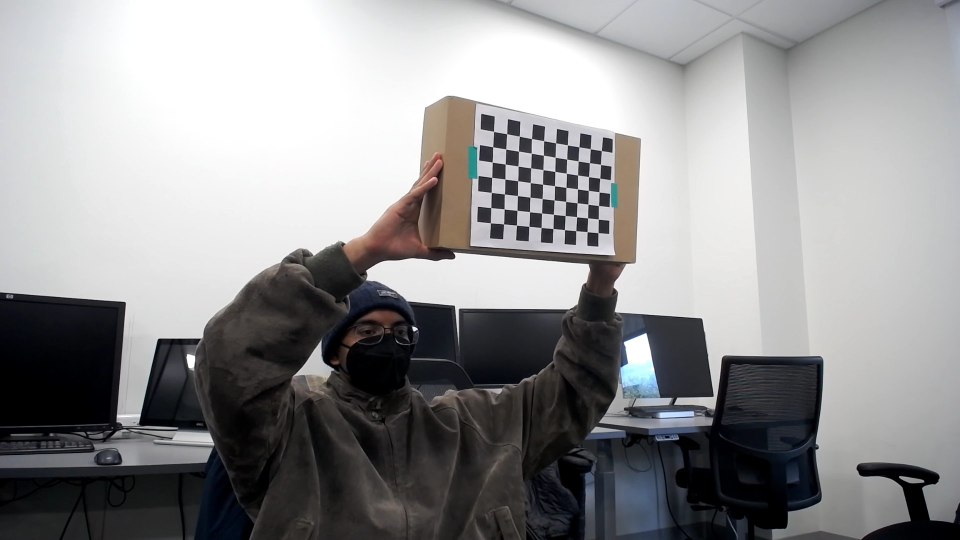
#> input picture src/projection/test3Dto2D/left.jpg, 1920 x 1080 px, given in place of the camera (shown at 1/2 size)
$ python allen_projection.py
#> lines starting #> are read from the running program, lines starting #| are printed output that depends on the picture; long printed decimals are rounded
import io
import json
import os
import time
import numpy as np
import cv2 as cv
from matplotlib import pyplot as plt
from tqdm import tqdm

# from zoedepth.models.builder import build_model
# from zoedepth.utils.config import get_config


# import ssl
# ssl._create_default_https_context = ssl._create_unverified_context
# https://gist.github.com/hprobotic/0dc912f69483c3bdf578d4315249820a


# Should have Cam 1 as VideoCapture(0), as Left Frame, connected to Left USB
# Should have Cam 2 as VideoCapture(1), as Right Frame, connected to Right USB
cams = {"1": 0, "2": 1}


# 1 Find camera calibration matrices (instrinsic, extrinsic) one time thing
# https://docs.opencv.org/4.x/dc/dbb/tutorial_py_calibration.html
# https://www.geeksforgeeks.org/camera-calibration-with-python-opencv/
# https://nikatsanka.github.io/camera-calibration-using-opencv-and-python.html


def take_calibration_images():
    for name in cams:
        if not os.path.exists(name):
            os.makedirs(name)
    cap1 = cv.VideoCapture(0)
    cap2 = cv.VideoCapture(1)
    for i in tqdm(range(10)):
        time.sleep(2)
        _, frame1 = cap1.read()
        _, frame2 = cap2.read()
        cv.imwrite("1/" + str(i) + ".jpg", frame1)
        cv.imwrite("2/" + str(i) + ".jpg", frame2)
#> this loop made 10 passes
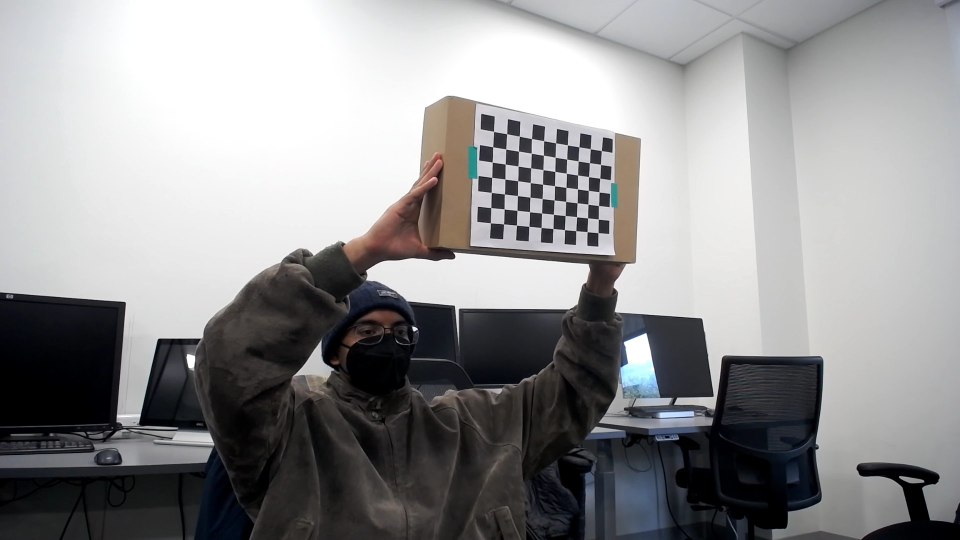
#> input picture src/projection/test3Dto2D/left.jpg, 1920 x 1080 px, given in place of the camera (shown at 1/2 size)


# https://github.com/IntelRealSense/librealsense/blob/master/doc/depth-from-stereo.md
# https://learnopencv.com/making-a-low-cost-stereo-camera-using-opencv/
def calibrate_cameras():
    for name in cams:
        if not os.path.exists(name + "_corners"):
            os.makedirs(name + "_corners")

    # termination criteria
    criteria = (cv.TERM_CRITERIA_EPS + cv.TERM_CRITERIA_MAX_ITER, 30, 0.001)
#> criteria = (3, 30, 0.001)

    # prepare object points, like (0,0,0), (1,0,0), (2,0,0) ....,(6,5,0)
    objp = np.zeros((7 * 10, 3), np.float32)
    objp[:, :2] = np.mgrid[0:7, 0:10].T.reshape(-1, 2)

    # Arrays to store object points and image points from all the images.
    objpoints = []  # 3d point in real world space
    imgpointsL = []  # 2d points in left image plane.
    imgpointsR = []  # 2d points in right image plane.

    for i in tqdm(range(10)):
        imgL = cv.imread("1/%d.jpg" % i)
        imgR = cv.imread("2/%d.jpg" % i)
        imgL_gray = cv.imread("1/%d.jpg" % i, 0)
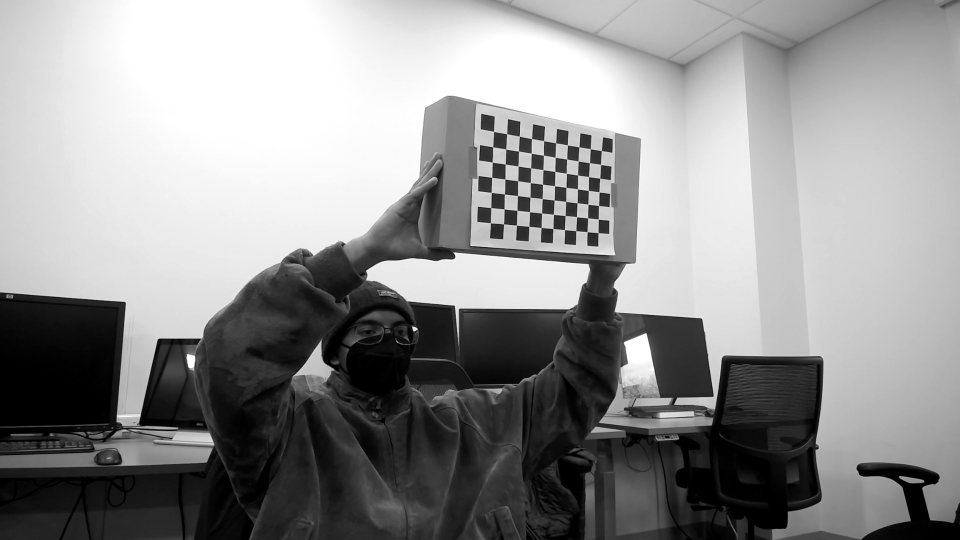
#> imgL_gray: shape (1080, 1920) (shown at 1/2 size); min 0, max 255, mean 144.8
        imgR_gray = cv.imread("2/%d.jpg" % i, 0)

        outputL = imgL.copy()
        outputR = imgR.copy()

        retR, cornersR = cv.findChessboardCorners(outputR, (7, 10), None)
#> retR = True; cornersR = 70 rows, first 8: [1203.4, 301.6], [1201.8, 329.6], [1199.8, 356.9], [1198.6, 384.6], [1197.6, 411.4], [1197.1, 438.7], [1196.5, 466], [1185, 302]
        retL, cornersL = cv.findChessboardCorners(outputL, (7, 10), None)
#> retL = True; cornersL has the same summary as cornersR

        if retR and retL:
            objpoints.append(objp)
            cv.cornerSubPix(imgR_gray, cornersR, (11, 11), (-1, -1), criteria)
            cv.cornerSubPix(imgL_gray, cornersL, (11, 11), (-1, -1), criteria)
            cv.drawChessboardCorners(outputR, (7, 10), cornersR, retR)
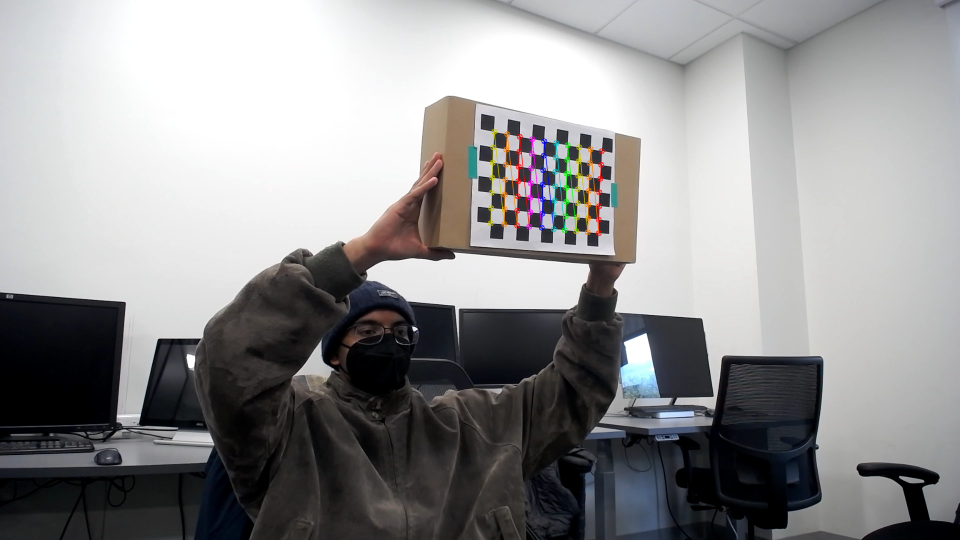
#> outputR: shape (1080, 1920, 3) (shown at 1/2 size); mean B, G, R 145.2, 144.6, 145
            cv.drawChessboardCorners(outputL, (7, 10), cornersL, retL)
            cv.imwrite("1_corners/%d.jpg" % i, outputL)
            cv.imwrite("2_corners/%d.jpg" % i, outputR)

            imgpointsL.append(cornersL)
            imgpointsR.append(cornersR)

    # Calibrating left camera
    retL, mtxL, distL, rvecsL, tvecsL = cv.calibrateCamera(
        objpoints, imgpointsL, imgL_gray.shape[::-1], None, None
    )
#> retL = 0.316; mtxL = [[628.2, 0, 949.4], [0, 668.6, 582.1], [0, 0, 1]]; distL = [[0.0349, -0.371, 0.00171, 0.0139, 0.95]]; rvecsL = ([-0.247, -0.268, 1.58], [-0.247, -0.268, 1.58], [-0.247, -0.268, 1.58], [-0.247, -0.268, 1.58], [-0.247, -0.268, 1.58], [-0.247, -0.268, 1.58], [-0.247, -0.268, 1.58], [-0.247, -0.268, 1.58], [-0.247, -0.268, 1.58], [-0.247, -0.268, 1.58]); tvecsL = ([9.76, -10.29, 24.83], [9.76, -10.29, 24.83], [9.76, -10.29, 24.83], [9.76, -10.29, 24.83], [9.76, -10.29, 24.83], [9.76, -10.29, 24.83], [9.76, -10.29, 24.83], [9.76, -10.29, 24.83], [9.76, -10.29, 24.83], [9.76, -10.29, 24.83])
    print(mtxL)
#| [[628.193    0.         949.429]
#|  [  0.         668.551 582.112]
#|  [  0.           0.           1.        ]]
    mtxL = np.array([[1102.40922, 0.0, 960], [0.0, 1102.40922, 540], [0.0, 0.0, 1.0]])
    camLInt = np.asarray(mtxL).tolist()
    # hL,wL= imgL_gray.shape[:2]
    # new_mtxL, roiL= cv.getOptimalNewCameraMatrix(mtxL,distL,(wL,hL),1,(wL,hL))

    # Calibrating right camera
    retR, mtxR, distR, rvecsR, tvecsR = cv.calibrateCamera(
        objpoints, imgpointsR, imgR_gray.shape[::-1], None, None
    )
#> retR = 0.316; mtxR = [[628.2, 0, 949.4], [0, 668.6, 582.1], [0, 0, 1]]; distR = [[0.0349, -0.371, 0.00171, 0.0139, 0.95]]; rvecsR has the same summary as rvecsL; tvecsR has the same summary as tvecsL
    print(mtxR)
#| [[628.193    0.         949.429]
#|  [  0.         668.551 582.112]
#|  [  0.           0.           1.        ]]
    mtxR = np.array([[1102.40922, 0.0, 960], [0.0, 1102.40922, 540], [0.0, 0.0, 1.0]])
    camRInt = np.asarray(mtxR).tolist()
    # hR,wR= imgR_gray.shape[:2]
    # new_mtxR, roiR= cv2.getOptimalNewCameraMatrix(mtxR,distR,(wR,hR),1,(wR,hR))

    # Write JSON file
    with io.open("camLInt.json", "w", encoding="utf8") as outfile:
        str_ = json.dumps(camLInt, indent=4, sort_keys=True, separators=(",", ": "))
        outfile.write(str_)

    with io.open("camRInt.json", "w", encoding="utf8") as outfile:
        str_ = json.dumps(camRInt, indent=4, sort_keys=True, separators=(",", ": "))
        outfile.write(str_)

    flags = 0
    flags |= cv.CALIB_FIX_INTRINSIC
#> flags = 256
    # Here we fix the intrinsic camara matrixes so that only Rot, Trns, Emat and Fmat are calculated.
    # Hence intrinsic parameters are the same

    criteria_stereo = (cv.TERM_CRITERIA_EPS + cv.TERM_CRITERIA_MAX_ITER, 30, 0.001)
#> criteria_stereo = (3, 30, 0.001)

    # This step is performed to transformation between the two cameras and calculate Essential and Fundamental matrix
    retS, mtxL, distL, mtxR, distR, Rot, Trns, Emat, Fmat = cv.stereoCalibrate(
        objpoints,
        imgpointsL,
        imgpointsR,
        mtxL,
        distL,
        mtxR,
        distR,
        imgL_gray.shape[::-1],
        criteria_stereo,
        flags,
    )
#> retS = 0.499; mtxL = [[1102.4, 0, 960], [0, 1102.4, 540], [0, 0, 1]]; mtxR = [[1102.4, 0, 960], [0, 1102.4, 540], [0, 0, 1]]; Rot = [[1, 0, 0], [0, 1, 0], [0, 0, 1]]; Trns = [1.68e-15, -7.44e-15, 2.7e-14]; Emat = [[0, -2.7e-14, -7.44e-15], [2.7e-14, 0, -1.68e-15], [7.44e-15, 1.68e-15, 0]]; Fmat = [[0, -2.22e-20, 5.25e-18], [2.22e-20, 0, -2.29e-17], [-5.25e-18, 2.29e-17, 0]]
    camLExt = {"Rot": np.asarray(Rot).tolist(), "Trns": np.asarray(Trns).tolist()}
#> camLExt = {'Rot': [[1, 0, 0], [0, 1, 0], [0, 0, 1]], 'Trns': [[1.68e-15], [-7.44e-15], [2.7e-14]]}
    camRExt = {
        "Rot": np.asarray(np.identity(3)).tolist(),
        "Trns": np.asarray(np.zeros(3)).tolist(),
    }
    with io.open("camLExt.json", "w", encoding="utf8") as outfile:
        str_ = json.dumps(camLExt, indent=4, sort_keys=True, separators=(",", ": "))
        outfile.write(str_)
    with io.open("camRExt.json", "w", encoding="utf8") as outfile:
        str_ = json.dumps(camRExt, indent=4, sort_keys=True, separators=(",", ": "))
        outfile.write(str_)

    rectify_scale = 1
    rect_l, rect_r, proj_mat_l, proj_mat_r, Q, roiL, roiR = cv.stereoRectify(
        mtxL,
        distL,
        mtxR,
        distR,
        imgL_gray.shape[::-1],
        Rot,
        Trns,
        rectify_scale,
        (0, 0),
    )
#> rect_l = [[0.997, 0.0599, -0.0456], [-0.0599, 0.265, -0.962], [-0.0456, 0.962, 0.268]]; rect_r has the same summary as rect_l; proj_mat_l = [[1102.4, 0, -14395.3, 0], [0, 1102.4, -30924, 0], [0, 0, 1, 0]]; proj_mat_r = [[1102.4, 0, -14395.3, 0], [0, 1102.4, -30924, -3.09e-11], [0, 0, 1, 0]]; Q = [[1, 0, 0, 14395.3], [0, 1, 0, 30924], [0, 0, 0, 1102.4], [0, 0, 3.56e+13, 0]]; roiL = (0, 0, 0, 0); roiR = (0, 0, 0, 0)

    with io.open("Q.json", "w", encoding="utf8") as outfile:
        str_ = json.dumps(
            np.asarray(Q).tolist(), indent=4, sort_keys=True, separators=(",", ": ")
        )
        outfile.write(str_)


# [136 lines left out: functions get_calibrations, take_stereo_images, features_and_matching, drawlines, images_with_epipolars, stereo_rectification and 1 more, not called in this run]


# 7 Proj (2D image, depth) => 3D point cloud
# 8 3D => 2D proj. using pseudo camera with derived extrinsics


if __name__ == "__main__":
    take_calibration_images()
    calibrate_cameras()
    # [19 lines of commented-out code are left out]
